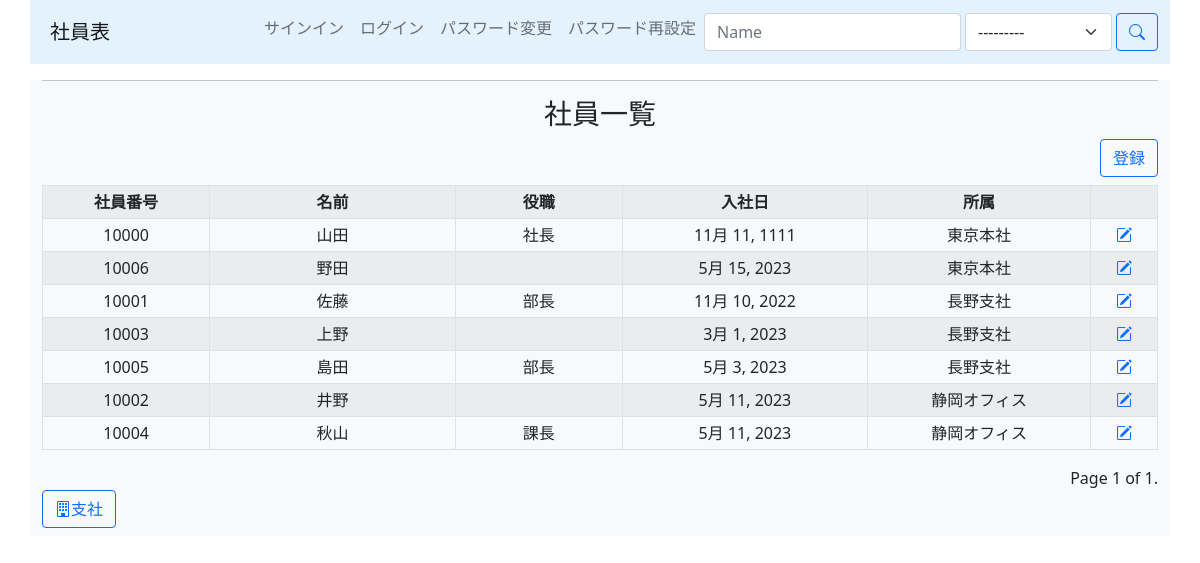
The page / on the database its author committed.
### employee_list_app/models.py (models this page shows, shortened)
class Employee(models.Model):
    emp_id = models.IntegerField(unique=True, validators=[MinValueValidator(
        10000), MaxValueValidator(19999)], verbose_name="社員番号")
    name = models.CharField(max_length=30, verbose_name="名前")
    post = models.CharField(max_length=30, null=True, blank=True, verbose_name="役職")
    date_of_entry = models.DateField(verbose_name="入社日")
    branch = models.ForeignKey(Branch, on_delete=models.SET_NULL, null=True, verbose_name="支社番号")
    class Meta:
        verbose_name = "社員"
        verbose_name_plural = "社員一覧"

class Branch(models.Model):
    name = models.CharField(max_length=30, verbose_name="支社名")
    address = models.CharField(max_length=255, verbose_name="住所")
    tel_regex = RegexValidator(regex=r'^[0-9]+$', message="電話番号は'-'なしで入力してください")
    tel = models.CharField(validators=[tel_regex], max_length=12, verbose_name="電話番号")
    def __str__(self):
        return self.name
    class Meta:
        verbose_name = "支社"
        verbose_name_plural = "支社一覧"

### employee_list_app/views.py (the view)
# urls.py: path("", Index.as_view(), name="index"),
class Index(ListView):
    template_name = "employee_list/index.html"
    model = Employee
    context_object_name = "employees"
    ordering = "branch"
    paginate_by = 10
    def get_queryset(self) -> QuerySet[Any]:
        queryset = super().get_queryset()
        form = EmpSearchForm(self.request.GET)
        if form.is_valid():
            name = form.cleaned_data.get("name")
            branch = form.cleaned_data.get("branch")
            if name:
                queryset = queryset.filter(name__icontains=name)
            if branch:
                queryset = queryset.filter(branch_id=branch)
        return queryset.select_related("branch")
    def get_context_data(self, **kwargs: Any) -> Dict[str, Any]:
        context = super().get_context_data(**kwargs)
        context["form"] = EmpSearchForm(self.request.GET)
        context["index_page"] = True
        return context

### employee_list_app/forms.py
class EmpSearchForm(forms.ModelForm):
    name = forms.CharField(required=False)
    branch = forms.ModelChoiceField(queryset=Branch.objects.all(), required=False)
    class Meta:
        model = Employee
        fields = ("name", "branch")

### Template/employee_list/index.html (shortened to what this page needs)
{% extends "base.html" %}
{% block content %}
<hr>
<h3 class="text-center">社員一覧</h3>
<div class="text-end">
    <a class="btn btn-outline-primary col-auto mb-2" href="{% url 'emp_add' %}" role="button">登録</a>
</div>
<div class="justify-content-center">
    <table class="table table-striped table-bordered table-sm text-center align-middle">
        <th style="width: 15%">社員番号</th>
        <th style="width: 22%">名前</th>
        <th style="width: 15%">役職</th>
        <th style="width: 22%">入社日</th>
        <th style="width: 20%">所属</th>
        <th style="width: 6%"></th>
        {% for emp in employees %}
        <tr>
            <td>{{ emp.emp_id }}</td>
            <td>{{ emp.name }}</td>
            <td>{{ emp.post|default:"" }}</td>
            <td>{{ emp.date_of_entry }}</td>
            <td>{{ emp.branch }}</td>
            <td><a href="{% url 'emp_edit' emp.pk %}"><i class="bi bi-pencil-square"></i></a>
            </td>
        </tr>
        {% endfor %}
    </table>
</div>
<div class="pagination justify-content-end">
    <span>
        Page {{ page_obj.number }} of {{ page_obj.paginator.num_pages }}.
    </span>
</div>
<a class="btn btn-outline-primary col-auto mb-2" href="{% url 'branch_view' %}"><i class="bi bi-building"></i>支社</a>
{% endblock %}

### rows shown on the page
Employee: emp_id "10000", name "山田", post "社長", date_of_entry "11月 11, 1111", branch "東京本社"
Employee: emp_id "10006", name "野田", date_of_entry "5月 15, 2023", branch "東京本社"
Employee: emp_id "10001", name "佐藤", post "部長", date_of_entry "11月 10, 2022", branch "長野支社"
Employee: emp_id "10003", name "上野", date_of_entry "3月 1, 2023", branch "長野支社"
Employee: emp_id "10005", name "島田", post "部長", date_of_entry "5月 3, 2023", branch "長野支社"
Employee: emp_id "10002", name "井野", date_of_entry "5月 11, 2023", branch "静岡オフィス"
Employee: emp_id "10004", name "秋山", post "課長", date_of_entry "5月 11, 2023", branch "静岡オフィス"

### other values the page prints
{{ page_obj.number }} "1"
{{ page_obj.paginator.num_pages }} "1"
